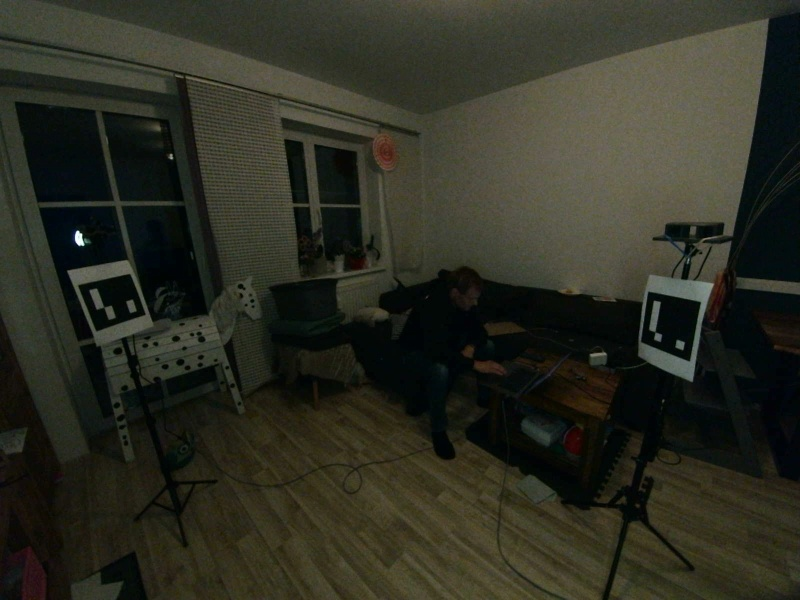
#> input picture elp1_test.jpg, 800 x 600 px, given in place of the camera
$ python stereo_auto_align.py   (older library calls are emulated)
#> lines starting #> are read from the running program, lines starting #| are printed output that depends on the picture; after the words box and inside, x2 and y2 are one past the last pixel; in counts of white or black regions, pixels touching at a corner belong together
import cv2, numpy as np, yaml, os

BASE = os.path.expanduser("~/anthro3d")
CAM_L, CAM_R = 1, 2

cap_l = cv2.VideoCapture(CAM_L)
cap_r = cv2.VideoCapture(CAM_R)
clahe = cv2.createCLAHE(clipLimit=2.0, tileGridSize=(8,8))

orb = cv2.ORB_create(nfeatures=2000)
bf  = cv2.BFMatcher(cv2.NORM_HAMMING, crossCheck=True)

sgbm = cv2.StereoSGBM_create(
    minDisparity=0, numDisparities=128, blockSize=7,
    P1=8*3*49, P2=32*3*49,
    disp12MaxDiff=1, uniquenessRatio=10,
    speckleWindowSize=100, speckleRange=32,
    mode=cv2.STEREO_SGBM_MODE_SGBM_3WAY)
wls = cv2.ximgproc.createDisparityWLSFilter(matcher_left=sgbm)
sgbm_r = cv2.ximgproc.createRightMatcher(sgbm)
wls.setLambda(8000); wls.setSigmaColor(1.5)

H_warp = None  # Homographie für Rektifizierung
frame_count = 0

print("Auto-Rektifizierung — Q=Beenden")

while True:
    rl,fl=cap_l.read(); rr,fr=cap_r.read()
#> further down, fl is the input picture: shape (600, 800, 3); mean B, G, R 34.8, 46.2, 45.3
    if not rl or not rr: continue

    gl = clahe.apply(cv2.cvtColor(fl, cv2.COLOR_BGR2GRAY))
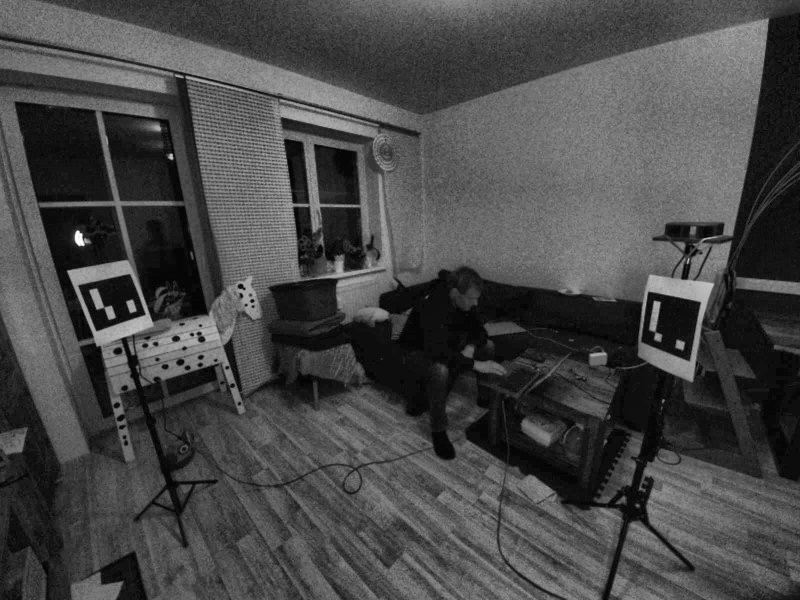
#> gl: shape (600, 800); min 1, max 254, mean 71.8
    gr = clahe.apply(cv2.cvtColor(fr, cv2.COLOR_BGR2GRAY))

    # Alle 30 Frames Homographie neu berechnen
    if frame_count % 30 == 0:
        kp_l, des_l = orb.detectAndCompute(gl, None)
#> kp_l = 2000 keypoints; strongest (x, y, size): (78, 232, 44.6), (80, 241, 77.1), (79, 243, 64.3), (77, 232, 37.2)
        kp_r, des_r = orb.detectAndCompute(gr, None)
#> kp_r has the same summary as kp_l
        if des_l is not None and des_r is not None and len(des_l)>20 and len(des_r)>20:
            matches = bf.match(des_l, des_r)
#> matches = 2000 matches
            matches = sorted(matches, key=lambda x: x.distance)[:200]
#> matches = 200 matches
            if len(matches) > 20:
                pts_l = np.float32([kp_l[m.queryIdx].pt for m in matches])
#> pts_l = 200 pairs, first value 38 to 731, second value 75 to 523
                pts_r = np.float32([kp_r[m.trainIdx].pt for m in matches])
#> pts_r has the same summary as pts_l
                H_warp, mask = cv2.findHomography(pts_r, pts_l, cv2.RANSAC, 3.0)
#> H_warp = [[1, 6.13e-16, 2.85e-13], [-9.92e-16, 1, 3.37e-13], [-3.22e-18, 1.29e-18, 1]]; mask = 200 values from 1 to 1
                inliers = int(mask.sum()) if mask is not None else 0
#> inliers = 200
                print(f"\r  Matches:{len(matches)} Inliers:{inliers}", end="", flush=True)
#|   Matches:200 Inliers:200

    frame_count += 1

    # Rektifizierung anwenden
    if H_warp is not None:
        fr_rect = cv2.warpPerspective(fr, H_warp, (fr.shape[1], fr.shape[0]))
        gr_rect = cv2.warpPerspective(gr.reshape(gr.shape[0],gr.shape[1],1),
                                       H_warp, (gr.shape[1], gr.shape[0])).squeeze()
    else:
        fr_rect = fr; gr_rect = gr

    # Tiefenkarte
    disp_l = sgbm.compute(gl, gr_rect)
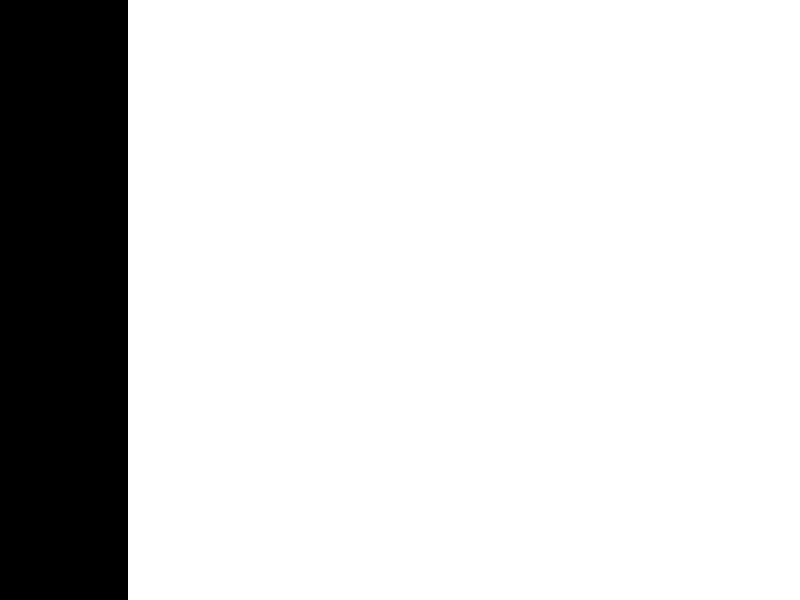
#> disp_l: shape (600, 800) int16; values -16 (black) and 0 (white), 84% white; 1 black region, box (x1, y1, x2, y2) and area: (0, 0, 128, 600) 76800
    disp_r = sgbm_r.compute(gr_rect, gl)
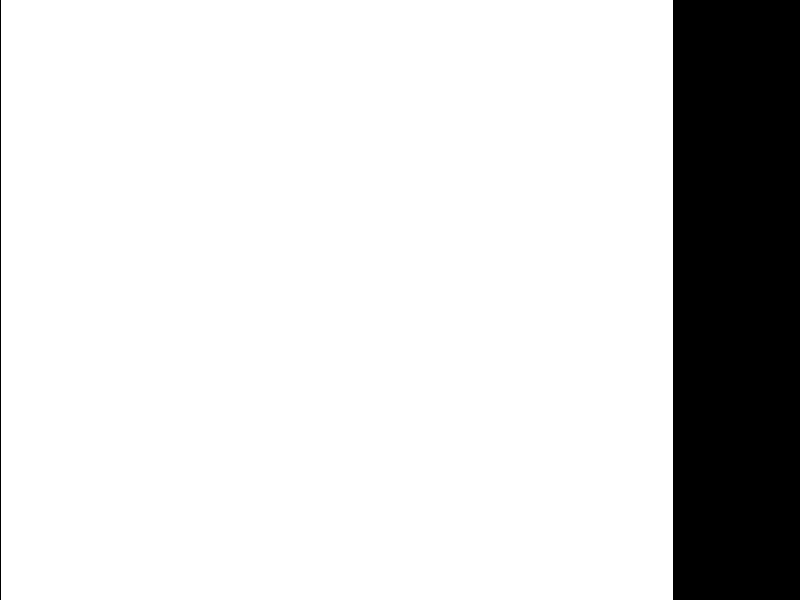
#> disp_r: shape (600, 800) int16; values -2048 (black) and 0 (white), 84% white; 2 black regions, box (x1, y1, x2, y2) and area: (673, 0, 800, 600) 76200, (0, 0, 1, 600) 600
    disp_f = wls.filter(disp_l, gl, disparity_map_right=disp_r)
    disp_show = np.clip(disp_f.astype(np.float32)/16.0, 0, None)
#> disp_show: shape (600, 800) float32; every value is 0

    disp_norm = cv2.normalize(disp_show, None, 0, 255, cv2.NORM_MINMAX, cv2.CV_8U)
#> disp_norm: shape (600, 800); every value is 0
    depth_color = cv2.applyColorMap(disp_norm, cv2.COLORMAP_TURBO)

    coverage = int(np.sum(disp_show>1)*100//(disp_show.shape[0]*disp_show.shape[1]))
#> coverage = 0
    cv2.putText(depth_color, f"Auto-Rect | {coverage}% Abdeckung", (10,30),
                cv2.FONT_HERSHEY_SIMPLEX, 0.7, (255,255,255), 2)
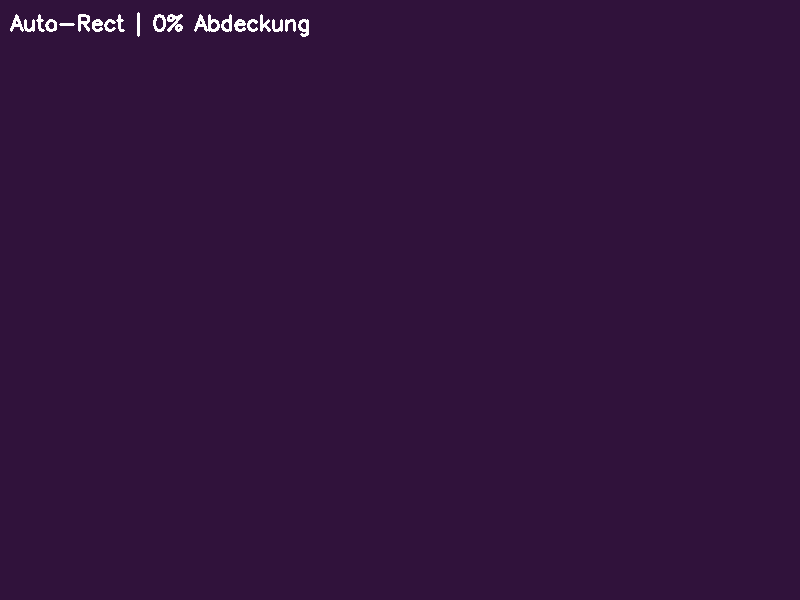
#> depth_color: shape (600, 800, 3); mean B, G, R 59.8, 19, 48.9

    side = np.hstack([cv2.resize(fl,(426,240)),
                      cv2.resize(fr_rect,(426,240)),
                      cv2.resize(depth_color,(428,240))])
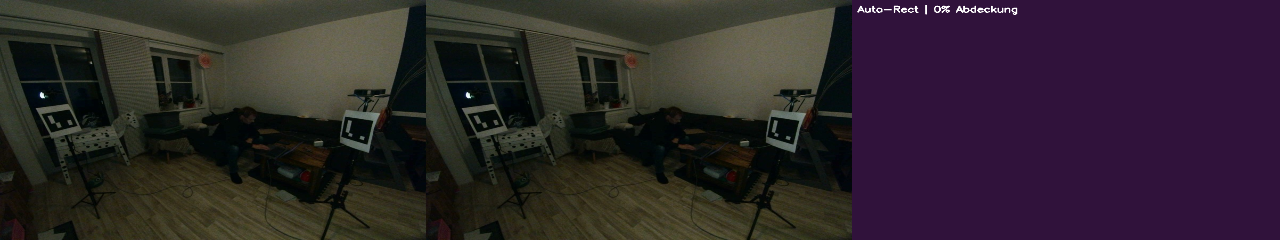
#> side: shape (240, 1280, 3); mean B, G, R 43.1, 37, 46.4
    depth_big = cv2.resize(depth_color,(1280,480))
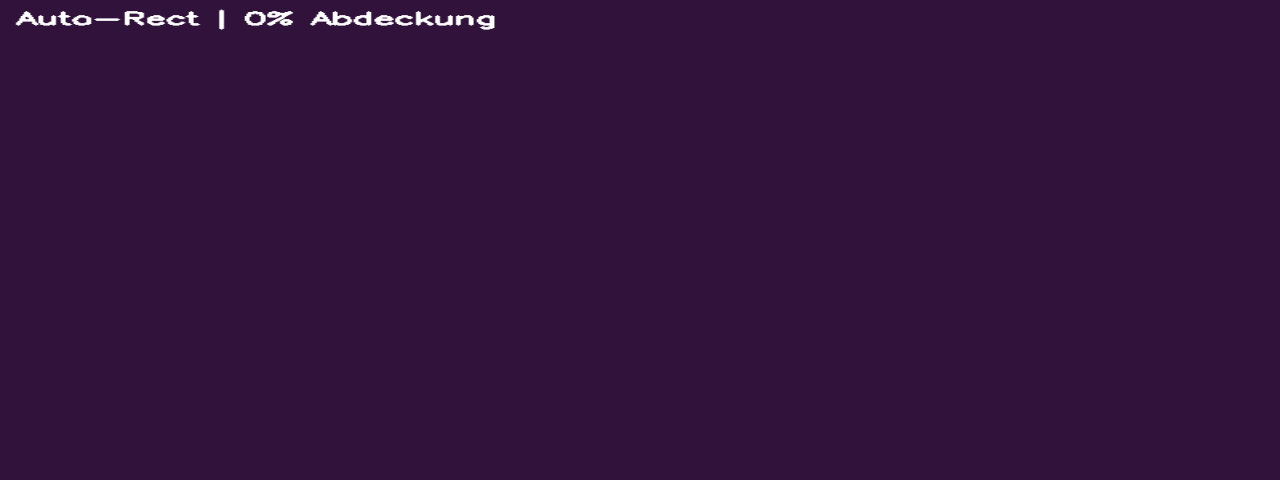
#> depth_big: shape (480, 1280, 3); mean B, G, R 59.8, 19, 48.9
    cv2.imshow("Auto Stereo Tiefe", np.vstack([side, depth_big]))
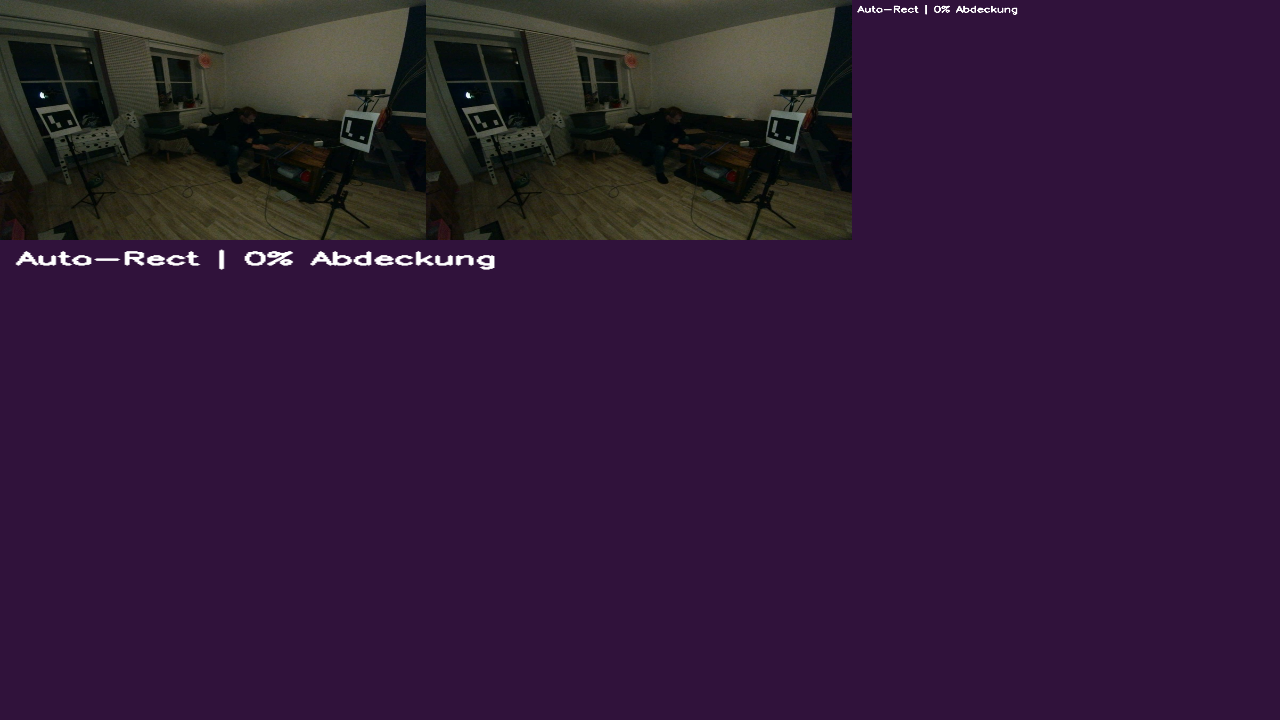
#> window 'Auto Stereo Tiefe': shape (720, 1280, 3); mean B, G, R 54.3, 25, 48.1
    if cv2.waitKey(1)&0xFF==ord('q'): break
#> (key q is pressed here)

cv2.destroyAllWindows()
cap_l.release(); cap_r.release()
